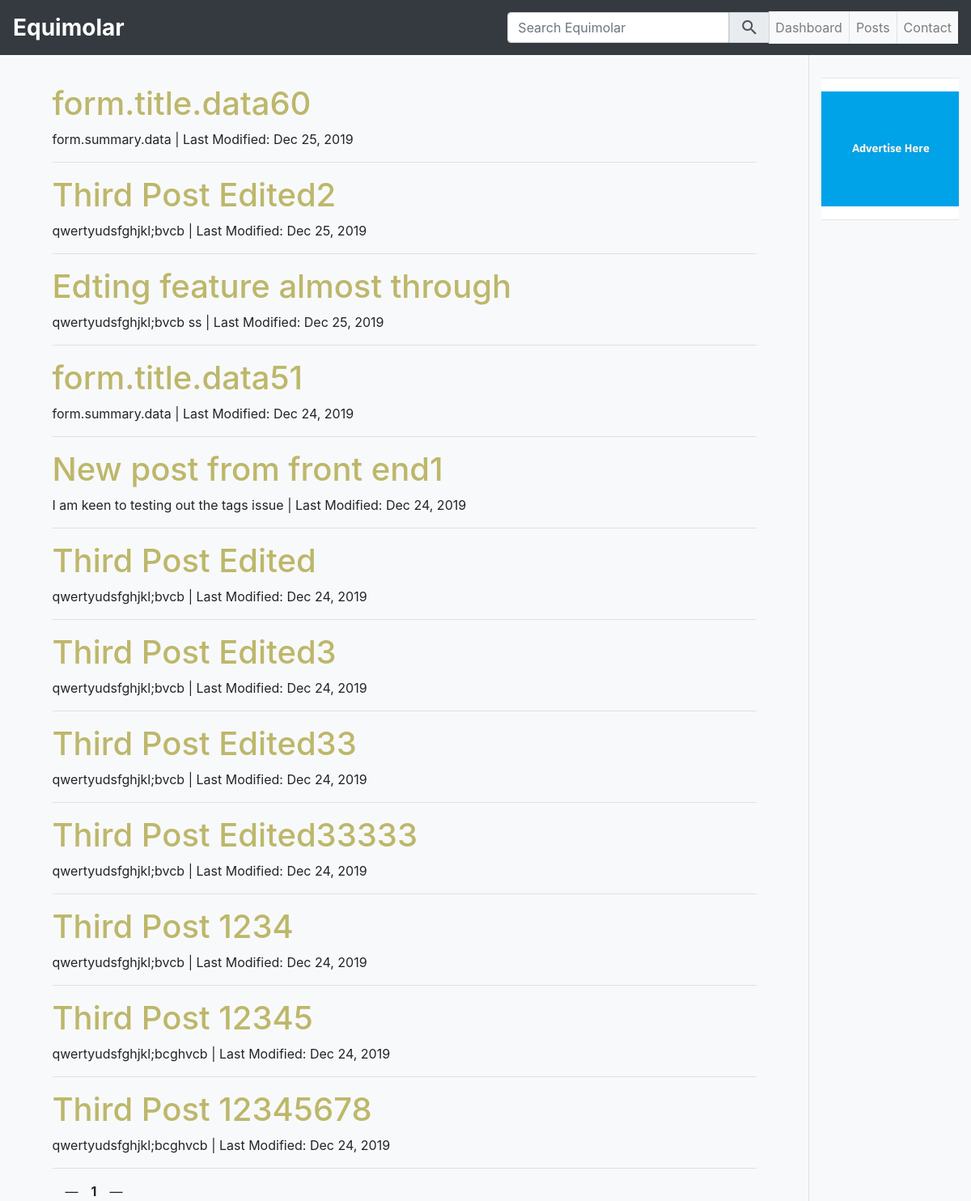
Before: / with the older database file.
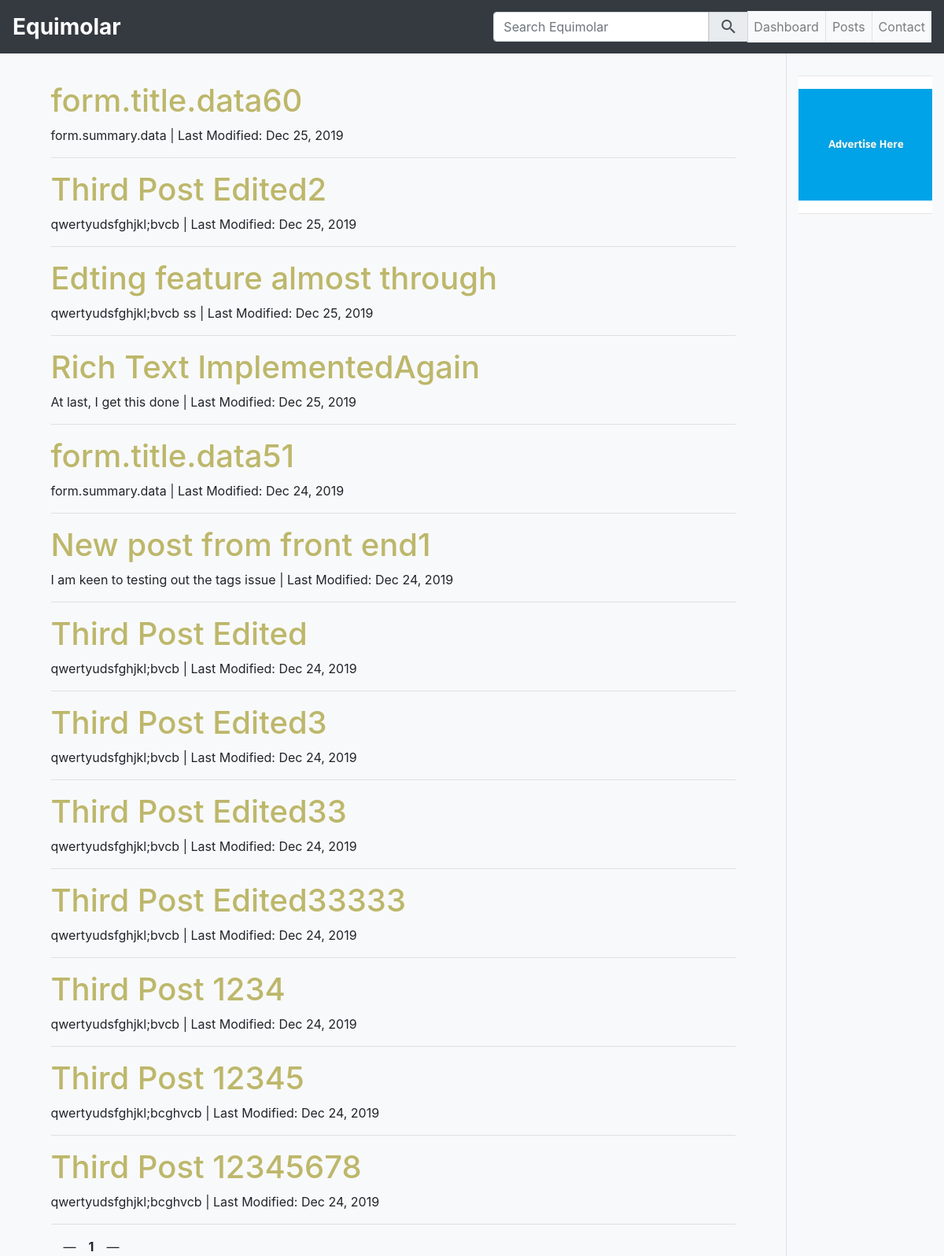
After: the same page with the newer database file.
### equimolar_blog/models.py (models this page shows, shortened)
class Article(db.Model):
    __tablename__ = 'articles'
    __table_args__ = {'extend_existing': True}
    id = db.Column(db.Integer, primary_key=True)
    title = db.Column(db.String(100), nullable=False)
    slug = db.Column(db.String(150))
    summary = db.Column(db.String(300))
    content = db.Column(db.Text, nullable=False)
    last_mod_date = db.Column(db.DateTime, default=datetime.date(datetime.utcnow()))
    draft = db.Column(db.Boolean, default=0)
    tags = db.relationship('Tag', secondary=articles_tags,
                           backref=db.backref('articles', lazy='dynamic'))
    authour = db.relationship('User', backref='articles', lazy='dynamic')

### equimolar_blog/views.py (the view)
@app.route('/')
def index():
    pagination = Article.query.order_by(Article.last_mod_date.desc()).paginate(1)
    return render_template('index.html',
                           pagination=pagination)

### equimolar_blog/utilities.py (called while the page is built)
def blog_date(dateobj):
    return dateobj.strftime('%b %d, %Y')

### equimolar_blog/templates/index.html (shortened to what this page needs)
{% extends 'base.html' %}
{% block main %}
    {%- for entry in pagination.items %}
        <div class=entry-overview>
            <div class=detail>
                <h1><a href='/{{ entry.slug }}'>{{ entry.title }}</a></h1>
                {% if entry.summary %}
                    <p>{{ entry.summary }}
                        | Last Modified: {{ blog_date(entry.last_mod_date) }}
                    </p>
                {% endif %}
            </div>
        </div>
        <hr>
    {%- endfor %}
    {% include '_pagination.html' %}
{% endblock %}

Changed rows visible on the page:
added Article: title "Rich Text ImplementedAgain", summary "At last, I get this done", last_mod_date "Dec 25, 2019"
